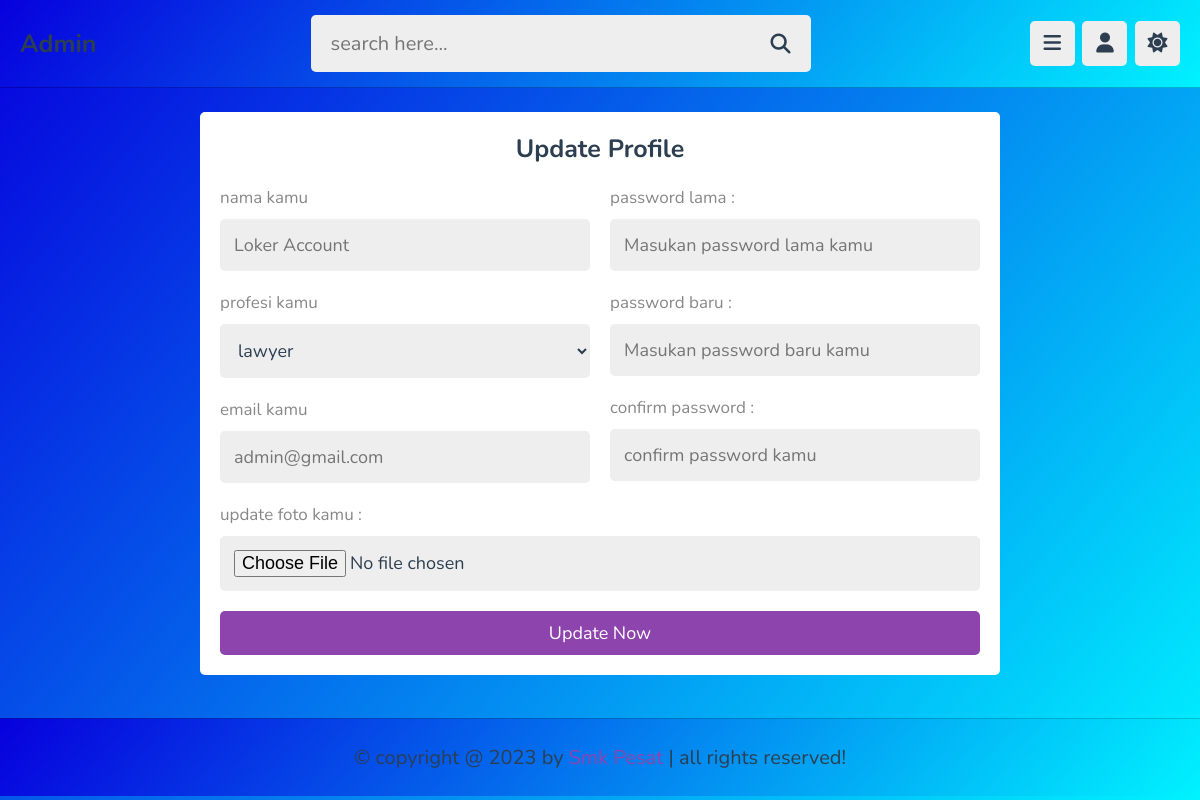
The app's page /admin/update.php (signed in) with its own data.
### tables this page shows
CREATE TABLE `tutors` (
  `id` varchar(20) NOT NULL,
  `name` varchar(50) NOT NULL,
  `profession` varchar(50) NOT NULL,
  `email` varchar(50) NOT NULL,
  `password` varchar(50) NOT NULL,
  `image` varchar(100) NOT NULL
);

### admin/update.php (the view, shortened to what this page needs)
<?php
   include '../components/connect.php';
?>
<!DOCTYPE html>
<html lang="en">
<head>
   <link rel="stylesheet" href="https://cdnjs.cloudflare.com/ajax/libs/font-awesome/6.2.0/css/all.min.css">
   <link rel="stylesheet" href="../css/admin_style.css">
</head>
<body>
<?php include '../components/admin_header.php'; ?>
<section class="form-container" style="min-height: calc(100vh - 19rem);">
   <form class="register" action="" method="post" enctype="multipart/form-data">
      <h3>update profile</h3>
      <div class="flex">
         <div class="col">
            <p>nama kamu </p>
            <input type="text" name="name" placeholder="<?= $fetch_profile['name']; ?>" maxlength="50"  class="box">
            <p>profesi kamu </p>
            <select name="profession" class="box">
               <option value="" selected><?= $fetch_profile['profession']; ?></option>
            </select>
            <p>email kamu </p>
            <input type="email" name="email" placeholder="<?= $fetch_profile['email']; ?>" maxlength="20"  class="box">
         </div>
         <div class="col">
            <p>password lama :</p>
            <input type="password" name="old_pass" placeholder="Masukan password lama kamu" maxlength="20"  class="box">
            <p>password baru :</p>
            <input type="password" name="new_pass" placeholder="Masukan password baru kamu" maxlength="20"  class="box">
            <p>confirm password :</p>
            <input type="password" name="cpass" placeholder="confirm password kamu" maxlength="20"  class="box">
         </div>
      </div>
      <p>update foto kamu :</p>
      <input type="file" name="image" accept="image/*"  class="box">
      <input type="submit" name="submit" value="update now" class="btn">
   </form>
</section>
<?php include '../components/footer.php'; ?>
</body>
</html>

### css/admin_style.css (style rules this page uses)
:root { --main-color:#8e44ad; --red:#e74c3c; --oragen:#f39c12; --white:#fff; --black:#2c3e50; --light-color:#888; --light-bg:#eee; --border:.1rem solid rgba(0,0,0,.2); }
* { font-family: 'Nunito', sans-serif; margin: 0; padding: 0; box-sizing: border-box; outline: none; border: none; text-decoration: none; }
html { font-size: 62.5%; overflow-x: hidden; }
body { background-color: var(--light-bg); padding-left: 30rem; }
section { padding:2rem; max-width: 1200px; margin: 0 auto; }
.btn, .option-btn, .delete-btn, .inline-btn, .inline-option-btn, .inline-delete-btn { border-radius: .5rem; padding: 1rem 3rem; font-size: 1.8rem; color: #fff; margin-top: 1rem; text-transform: capitalize; cursor: pointer; text-align: center; }
.btn, .option-btn, .delete-btn { display: block; width: 100%; }
.btn, .inline-btn { background-color: var(--main-color); }
.form-container { display: flex; align-items: center; justify-content: center; min-height: 100vh; }
.form-container form { background-color: var(--white); border-radius: .5rem; padding: 2rem; }
.form-container .register { width: 80rem; }
.form-container form h3 { text-align: center; font-size: 2.5rem; margin-bottom: 1rem; color: var(--black); text-transform: capitalize; }
.form-container form p { padding-top: 1rem; font-size: 1.7rem; color: var(--light-color); }
.form-container form .box { width: 100%; border-radius: .5rem; margin: 1rem 0; font-size: 1.8rem; color: var(--black); padding: 1.4rem; background-color: var(--light-bg); }
.form-container .flex { display: flex; gap: 2rem; }
.form-container .flex .col { flex: 1 1 25rem; }
@media (max-width:1200px) { body { padding-left: 0; } }

### admin/update.php (style rules this page uses)
body { background-image: url(https://smkpesat.sch.id/wp-content/uploads/2020/06/BG-HomePage-High.png); background-image: linear-gradient(130deg, #0700dd 0%, #00f2ff 100%); }

### records on screen
tutors: name "Loker Account", profession "lawyer", email "admin@gmail.com"
